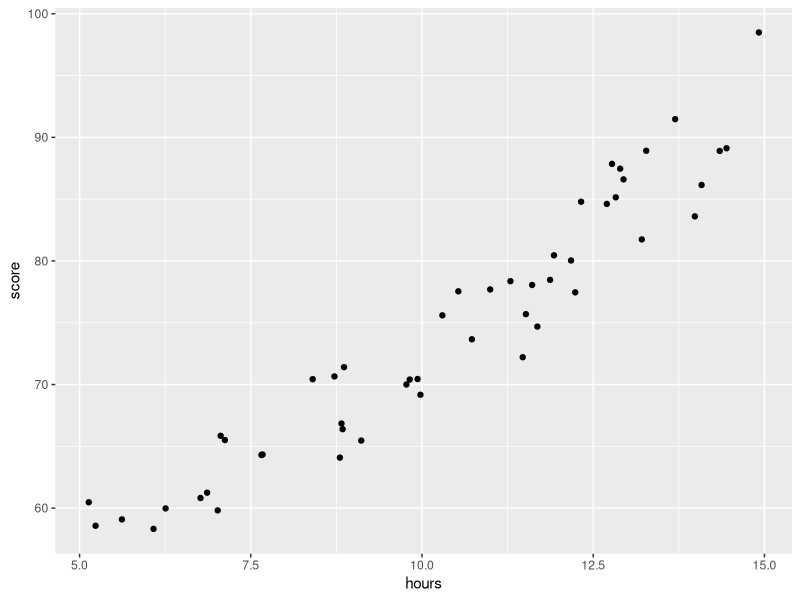

Here is the R script that generated this plot:
set.seed(1)
df <- data.frame(hours = runif(50, 5, 15), score=50)
df$score = df$score + df$hours^3/150 + df$hours*runif(50, 1, 2)
head(data)
library(ggplot2)
ggplot(df, aes(x=hours, y=score)) +
  geom_point()
df.shuffled <- df[sample(nrow(df)),]
K <- 10 
degree <- 5
folds <- cut(seq(1,nrow(df.shuffled)),breaks=K,labels=FALSE)
mse = matrix(data=NA,nrow=K,ncol=degree)
for(i in 1:K){
  
  testIndexes <- which(folds==i,arr.ind=TRUE)
  testData <- df.shuffled[testIndexes, ]
  trainData <- df.shuffled[-testIndexes, ]
  for (j in 1:degree){
    fit.train = lm(score ~ poly(hours,j), data=trainData)
    fit.test = predict(fit.train, newdata=testData)
    mse[i,j] = mean((fit.test-testData$score)^2) 
  }
}
colMeans(mse)
best = lm(score ~ poly(hours,2, raw=T), data=df)
summary(best)